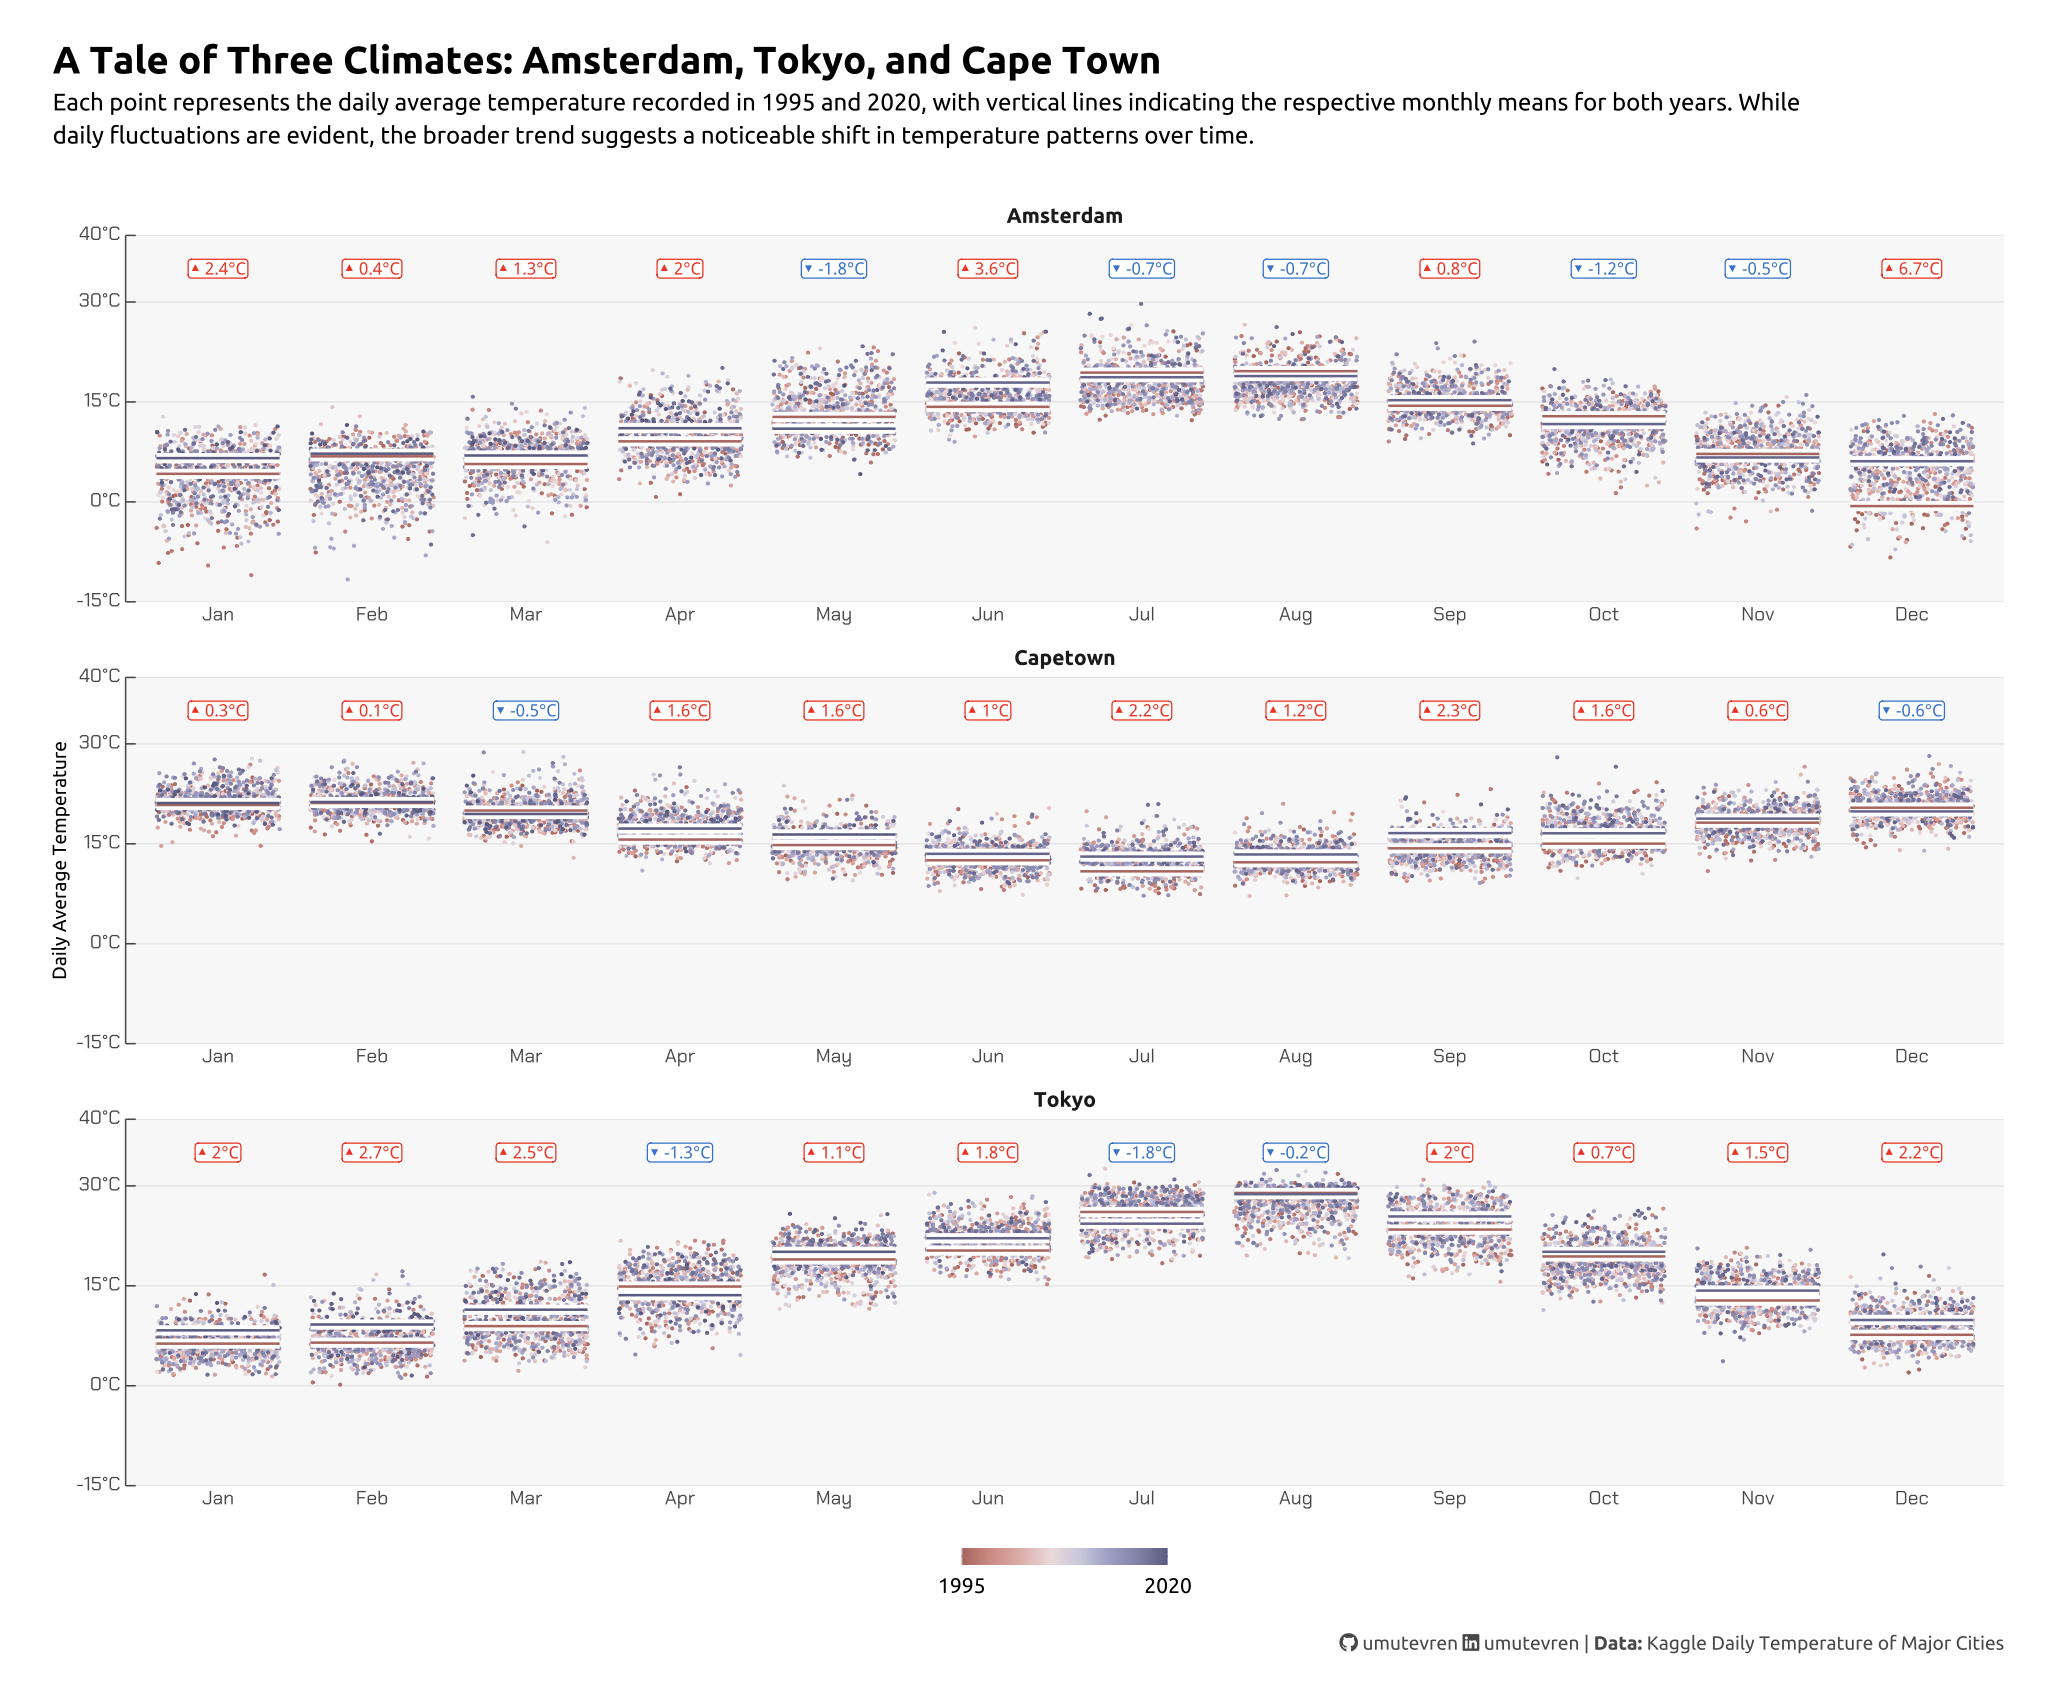

Generate this figure with R:
# Install and load required libraries
if (!require(fontawesome)) install.packages("fontawesome")
library(tidyverse)
library(janitor)
library(ggrepel)
library(ggtext)
library(stringr)
library(scales)
library(MetBrewer)
library(lubridate)
library(ggh4x) 
library(showtext)
library(sysfonts)

# Create the GitHub icon
github_icon <- fontawesome::fa("github", fill = "#474747", height = "11px")

# Load fonts
font_add_google("Ubuntu", "Ubuntu")
font_add_google("Chakra Petch", "Chakra Petch")
sysfonts::font_add(family = "Font Awesome 6 Brands",
                   regular = "Font-Awesome-6-Brands-Regular-400.ttf")
showtext::showtext_auto()

# Define temperature label formatting function
celsius_label <- function(c_temps, digits = 1) {
  c_temps_rounded <- round(c_temps, digits = digits)
  formatted_labels <- paste0(c_temps_rounded, "°C")
  return(formatted_labels)
}

# Set custom theme
theme_set(
    theme_minimal() +
    theme(
    axis.line.y.left = element_line(color = '#474747', linewidth = .3),
    axis.ticks.y= element_line(color = '#474747', linewidth = .3),
    panel.grid = element_line(linewidth = .3, color = 'grey90'),
    panel.grid.major.x = element_blank(),
    panel.grid.minor = element_blank(),
    axis.ticks.length = unit(-0.15, "cm"),
    plot.background = element_blank(),
    plot.title.position = "plot",
    plot.title = element_text(family = "Ubuntu", size = 16, face = 'bold'),
    plot.caption = element_text(size = 6, color = '#474747',margin = margin(10,0,0,0)),
    plot.subtitle = element_text(size = 10,lineheight = 1.15, margin = margin(0,0,20,0)),
    axis.title.x = element_markdown(family = "Ubuntu", hjust = .5, size = 9),
    axis.title.y = element_markdown(family = "Ubuntu", hjust = .5, size = 8),
    axis.text = element_markdown(family = "Chakra Petch", hjust = .5, size = 8, color = "#474747"),
    legend.position = "top",
    text = element_text(family = "Ubuntu"),
    plot.margin = margin(25, 25, 25, 25))
)

# Process temperature data
data2plot <- 
  read_csv('city_temperature.csv') |>
  clean_names() |>
  filter((country == 'Japan' & city == 'Tokyo') |
         country %in% c('The Netherlands', 'South Africa')) |>
  filter(avg_temperature > 0) |>
  mutate(
    month_abbr = month(month, label = TRUE, abbr = TRUE),
    month_abbr = factor(month_abbr, levels = month(1:12, label = TRUE, abbr = TRUE)),
    avg_temperature = (avg_temperature - 32) * 5 / 9
  )

# Calculate month-year bounds
month_year_bounds <- data2plot |>
  group_by(city, month) |>
  summarise(
    min_year_for_month = min(year, na.rm = TRUE),
    max_year_for_month = max(year, na.rm = TRUE),
    .groups = 'drop'
  )

# Join bounds and filter data
filtered_data <- data2plot |>
  left_join(month_year_bounds, by = c("city", "month")) |>
  filter(year == min_year_for_month | year == max_year_for_month)

# Calculate summary statistics
summary_table <- filtered_data |>
  group_by(city, year, month, min_year_for_month, max_year_for_month) |>
  summarise(
    monthly_avg_temp = mean(avg_temperature, na.rm = TRUE),
    monthly_sd_temp = sd(avg_temperature, na.rm = TRUE),
    .groups = 'drop'
  ) |>
  mutate(
    record_type = case_when(
      min_year_for_month == max_year_for_month ~ "Single Year Record for Month",
      year == min_year_for_month ~ "Oldest Record for Month",
      year == max_year_for_month ~ "Newest Record for Month",
      TRUE ~ NA
    )
  ) |>
  select(city, year, month, monthly_avg_temp, monthly_sd_temp, record_type) |>
  arrange(city, month, year) |>
  mutate(
    month_abbr = month(month, label = TRUE, abbr = TRUE),
    month_abbr = factor(month_abbr, levels = month(1:12, label = TRUE, abbr = TRUE)))

# Calculate temperature differences
delta_data <- summary_table |>
  select(city, month_abbr, record_type, monthly_avg_temp) |>
  pivot_wider(
    names_from = record_type,
    values_from = monthly_avg_temp
  ) |>
  mutate(
    temp_diff = `Newest Record for Month` - `Oldest Record for Month`,
    arrow = case_when(
      temp_diff > 0 ~ "▲",
      temp_diff < 0 ~ "▼",
      TRUE          ~ " "
    ),
    direction = case_when(
      temp_diff > 0 ~ 1,
      temp_diff < 0 ~ -1,
      TRUE          ~ 0
    ),
    label_color = case_when(
      temp_diff > 0 ~ "red",
      temp_diff < 0 ~ "dodgerblue3",
      TRUE          ~ "grey50"
    ),
    label = str_c(arrow,' ',celsius_label(temp_diff))
  )

# Create visualization
data2plot |>
  ggplot(aes(x = month_abbr, y = avg_temperature)) +
  geom_point(aes(color = year), position = 'jitter', size = .1) +
  # White shadow/border
  geom_segment(
    data = summary_table,
    aes(
      x     = as.numeric(month_abbr) - 0.4,
      xend  = as.numeric(month_abbr) + 0.4,
      y     = monthly_avg_temp,
      yend  = monthly_avg_temp,
      group = year
    ), 
    color = 'white',
    linewidth = 2
  ) +  
  geom_segment(
    data = summary_table,
    aes(
      x     = as.numeric(month_abbr) - 0.4,
      xend  = as.numeric(month_abbr) + 0.4,
      y     = monthly_avg_temp,
      yend  = monthly_avg_temp,
      color = year
    )
  ) +
  geom_label(
    data = delta_data,
    y = 35,
    aes(label = label),
    color = delta_data$label_color,
    size = 2.5,
    show.legend = FALSE,
    fill = 'white',
    label.padding = unit(0.1, "lines")
  ) + 
  facet_wrap(~city, nrow = 3, scales = 'free') +
  scale_color_gradientn(
    colours = MetBrewer::MetPalettes$Cassatt1[[1]],
    breaks = c(1995,2020)
  ) +
  scale_y_continuous(
    label = celsius_label, 
    limits = c(-15,40),
    breaks = c(-15, 0, 15, 30, 40),
    expand = c(0,0,0,0)) +
  theme(
    strip.text = element_text(face = 'bold'),
    legend.position = 'bottom',
    panel.background = element_rect(fill = 'grey97', color = NA)
  ) +
  labs(
    x = NULL,
    y = "Daily Average Temperature",
    color = NULL,
    title = 'A Tale of Three Climates: Amsterdam, Tokyo, and Cape Town',
    subtitle = str_wrap("Each point represents the daily average temperature recorded in 1995 and 2020, with vertical lines indicating the respective monthly means for both years. While daily fluctuations are evident, the broader trend suggests a noticeable shift in temperature patterns over time.", width = 160),
    caption = "<span style='font-family:\"Font Awesome 6 Brands\"'>&#xf09b;</span> umutevren <span style='font-family:\"Font Awesome 6 Brands\"'>&#xf08c;</span> umutevren  |  **Data:** Kaggle Daily Temperature of Major Cities"
  ) +
  theme(
    plot.caption = element_markdown(size = 8, color = '#474747', margin = margin(10,0,0,0), family = "Ubuntu"),
    plot.caption.position = "plot"
  ) +
  guides(
    color = guide_colorbar(
      barwidth = 6,
      barheight = .5
    )
  )

# Save the plot as PDF
ggsave("/Users/umutevren/kaggletemp/temperature_visualization.pdf", 
       width = 12, 
       height = 10,
       device = cairo_pdf)
